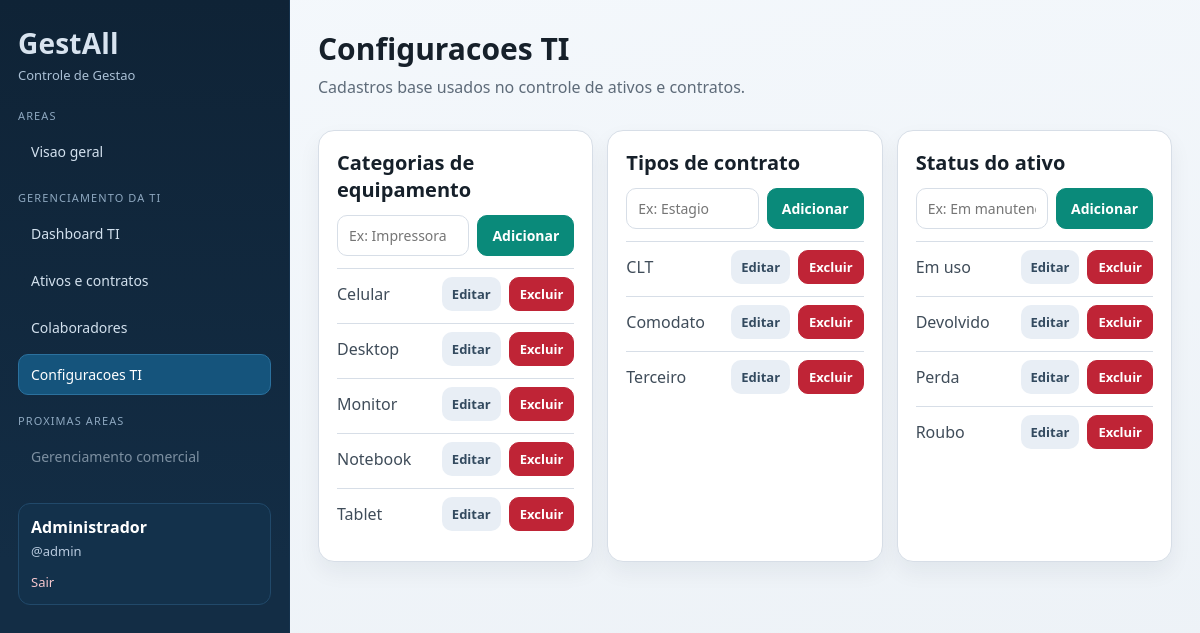
The page /index.php?r=ti.settings (signed in) on the database its author committed.
### tables this page shows
CREATE TABLE equipment_categories (
                id INTEGER PRIMARY KEY AUTOINCREMENT,
                name TEXT NOT NULL UNIQUE,
                created_at TEXT NOT NULL DEFAULT CURRENT_TIMESTAMP
            );

CREATE TABLE contract_types (
                id INTEGER PRIMARY KEY AUTOINCREMENT,
                name TEXT NOT NULL UNIQUE,
                created_at TEXT NOT NULL DEFAULT CURRENT_TIMESTAMP
            );

CREATE TABLE asset_statuses (
                id INTEGER PRIMARY KEY AUTOINCREMENT,
                name TEXT NOT NULL UNIQUE,
                sort_order INTEGER NOT NULL DEFAULT 100,
                created_at TEXT NOT NULL DEFAULT CURRENT_TIMESTAMP
            );

### app/Core/View.php (called while the page is built, shortened)
<?php
final class View
{
    public static function render(string $view, array $data = []): void
    {
        extract($data, EXTR_SKIP);
        $viewFile = __DIR__ . '/../Views/' . $view . '.php';
        require __DIR__ . '/../Views/partials/header.php';
        require $viewFile;
        require __DIR__ . '/../Views/partials/footer.php';
    }
}

### app/Controllers/TISettingsController.php (called while the page is built, shortened)
<?php
final class TISettingsController
{
    public function index(): void
    {
        $categoryEditId = (int) ($_GET['category_edit'] ?? 0);
        $contractTypeEditId = (int) ($_GET['contract_edit'] ?? 0);
        $statusEditId = (int) ($_GET['status_edit'] ?? 0);
        View::render('ti/settings', [
            'title' => 'Configuracoes TI',
            'currentRoute' => 'ti.settings',
            'categories' => $this->lookups->categories(),
            'contractTypes' => $this->lookups->contractTypes(),
            'statuses' => $this->lookups->statuses(),
            'success' => $_GET['ok'] ?? null,
            'error' => $_GET['error'] ?? null,
            'editingCategory' => $categoryEditId > 0 ? $this->lookups->findCategoryById($categoryEditId) : null,
            'editingContractType' => $contractTypeEditId > 0 ? $this->lookups->findContractTypeById($contractTypeEditId) : null,
            'editingStatus' => $statusEditId > 0 ? $this->lookups->findStatusById($statusEditId) : null,
        ]);
    }
}

### app/Repositories/LookupRepository.php (called while the page is built, shortened)
<?php
final class LookupRepository
{
    public function categories(): array
    {
        return $this->pdo->query('SELECT id, name FROM equipment_categories ORDER BY name ASC')->fetchAll();
    }
    public function contractTypes(): array
    {
        return $this->pdo->query('SELECT id, name FROM contract_types ORDER BY name ASC')->fetchAll();
    }
    public function statuses(): array
    {
        return $this->pdo->query('SELECT id, name FROM asset_statuses ORDER BY sort_order ASC, name ASC')->fetchAll();
    }
}

### app/Views/ti/settings.php (the view, shortened to what this page needs)
<section class="page-head">
    <h1>Configuracoes TI</h1>
    <p>Cadastros base usados no controle de ativos e contratos.</p>
</section>
<section class="card-grid triple">
    <article class="card">
        <h2>Categorias de equipamento</h2>
        <form method="post" action="index.php?r=ti.settings.categories.store" class="inline-form">
            <input type="text" name="name" placeholder="Ex: Impressora" required>
            <button type="submit">Adicionar</button>
        </form>
        <ul class="simple-list stack-list">
            <?php foreach ($categories as $category): ?>
                <li class="stack-item">
                    <span><?= htmlspecialchars($category['name']) ?></span>
                    <div class="actions-inline">
                        <a class="btn btn-muted" href="index.php?r=ti.settings&category_edit=<?= (int) $category['id'] ?>">Editar</a>
                        <form method="post" action="index.php?r=ti.settings.categories.delete" onsubmit="return confirm('Deseja excluir esta categoria?');">
                            <button class="btn-danger" type="submit">Excluir</button>
                        </form>
                    </div>
                </li>
            <?php endforeach; ?>
        </ul>
    </article>
    <article class="card">
        <h2>Tipos de contrato</h2>
        <form method="post" action="index.php?r=ti.settings.contract-types.store" class="inline-form">
            <input type="text" name="name" placeholder="Ex: Estagio" required>
            <button type="submit">Adicionar</button>
        </form>
        <ul class="simple-list stack-list">
            <?php foreach ($contractTypes as $contractType): ?>
                <li class="stack-item">
                    <span><?= htmlspecialchars($contractType['name']) ?></span>
                    <div class="actions-inline">
                        <a class="btn btn-muted" href="index.php?r=ti.settings&contract_edit=<?= (int) $contractType['id'] ?>">Editar</a>
                        <form method="post" action="index.php?r=ti.settings.contract-types.delete" onsubmit="return confirm('Deseja excluir este tipo de contrato?');">
                            <button class="btn-danger" type="submit">Excluir</button>
                        </form>
                    </div>
                </li>
            <?php endforeach; ?>
        </ul>
    </article>
    <article class="card">
        <h2>Status do ativo</h2>
        <form method="post" action="index.php?r=ti.settings.statuses.store" class="inline-form">
            <input type="text" name="name" placeholder="Ex: Em manutencao" required>
            <button type="submit">Adicionar</button>
        </form>
        <ul class="simple-list stack-list">
            <?php foreach ($statuses as $status): ?>
                <li class="stack-item">
                    <span><?= htmlspecialchars($status['name']) ?></span>
                    <div class="actions-inline">
                        <a class="btn btn-muted" href="index.php?r=ti.settings&status_edit=<?= (int) $status['id'] ?>">Editar</a>
                        <form method="post" action="index.php?r=ti.settings.statuses.delete" onsubmit="return confirm('Deseja excluir este status?');">
                            <button class="btn-danger" type="submit">Excluir</button>
                        </form>
                    </div>
                </li>
            <?php endforeach; ?>
        </ul>
    </article>
</section>

### assets/style.css (style rules this page uses)
:root { --bg: #eef2f7; --bg-alt: #f8fafc; --ink: #16202a; --muted: #5e6b79; --line: #d7dee7; --card: #ffffff; --primary: #0a8a7a; --primary-dark: #076a5e; --primary-soft: #e8f7f4; --danger: #bf2436; --ok: #117a46; --warning: #b06a00; --sidebar: #0f2336; --sidebar-soft: #183954; }
* { box-sizing: border-box; }
body { margin: 0; color: var(--ink); background: linear-gradient(170deg, #f4f8fc 0%, #ecf1f6 100%); font-family: "Trebuchet MS", "Segoe UI", Tahoma, sans-serif; }
a { color: var(--primary-dark); }
.page-head h1 { margin: 0; font-size: 30px; }
.page-head p { margin: 7px 0 0; color: var(--muted); }
.card { border: 1px solid var(--line); background: var(--card); border-radius: 16px; padding: 18px; box-shadow: 0 10px 22px rgba(15, 34, 54, 0.06); margin-top: 16px; }
.card h2 { margin: 0 0 12px; font-size: 20px; }
.card-grid { margin-top: 16px; display: grid; gap: 14px; grid-template-columns: repeat(auto-fit, minmax(300px, 1fr)); }
.card-grid.triple { grid-template-columns: repeat(auto-fit, minmax(260px, 1fr)); }
input, select, textarea, button { width: 100%; border-radius: 10px; border: 1px solid var(--line); padding: 10px 11px; font-size: 14px; font-family: inherit; background: #fff; }
button, .btn { background: var(--primary); border-color: var(--primary); color: #fff; text-decoration: none; cursor: pointer; display: inline-flex; align-items: center; justify-content: center; min-height: 40px; border-radius: 10px; padding: 0 14px; font-weight: 700; }
.inline-form { display: grid; grid-template-columns: 1fr auto; gap: 8px; margin-bottom: 12px; }
.simple-list { margin: 0; padding-left: 18px; color: #3f4c59; }
.simple-list li { margin: 4px 0; }
.actions-inline { display: flex; gap: 8px; align-items: center; flex-wrap: wrap; }
.actions-inline form { margin: 0; }
.actions-inline .btn, .actions-inline button { width: auto; min-height: 34px; padding: 6px 10px; font-size: 13px; }
.btn-muted { background: #e8eef5; border-color: #d1dde9; color: #334a5f; }
.btn-danger { background: var(--danger); border-color: var(--danger); color: #fff; }
.stack-list { list-style: none; padding-left: 0; }
.stack-item { display: flex; justify-content: space-between; align-items: center; gap: 8px; border-top: 1px solid var(--line); padding: 8px 0; margin: 0; }

### rows shown on the page
equipment_categories: name "Celular"
equipment_categories: name "Desktop"
equipment_categories: name "Monitor"
equipment_categories: name "Notebook"
equipment_categories: name "Tablet"
contract_types: name "CLT"
contract_types: name "Comodato"
contract_types: name "Terceiro"
asset_statuses: name "Em uso"
asset_statuses: name "Devolvido"
asset_statuses: name "Perda"
asset_statuses: name "Roubo"

### other values the page prints
$user['name'] "Administrador"
$user['username'] "admin"
